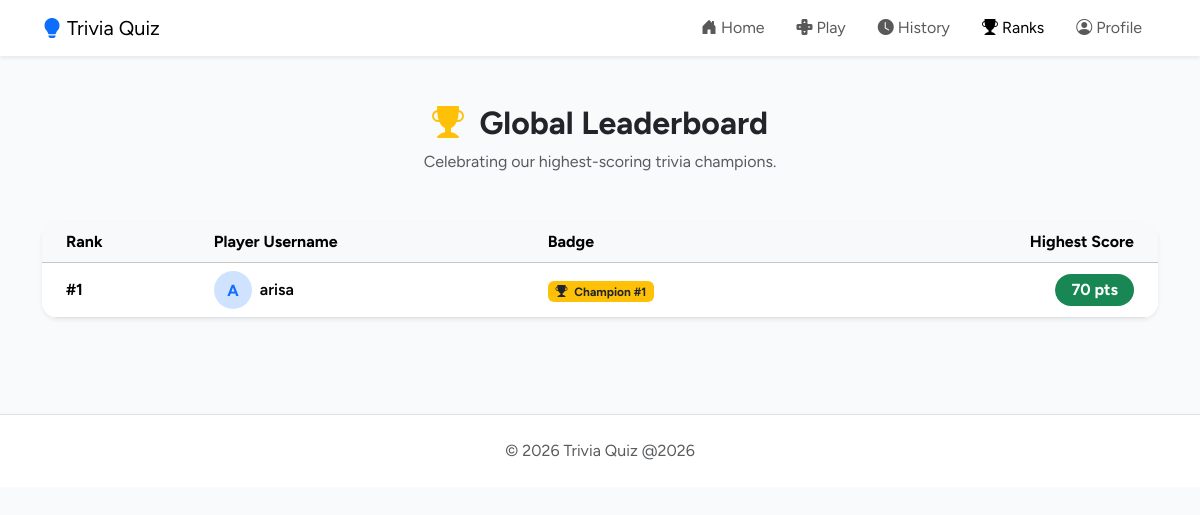
The page /leaderboard.php on the database its author committed.
### tables this page shows
CREATE TABLE `usertb` (
  `UserID` int(11) NOT NULL,
  `Username` varchar(50) NOT NULL,
  `Email` varchar(100) NOT NULL,
  `Password` varchar(255) NOT NULL,
  `CreatedAt` timestamp NOT NULL DEFAULT current_timestamp()
);

### leaderboard.php (the view)
<?php
include('includes/header.php');
$query = "SELECT u.UserID, u.Username, MAX(a.Score) AS HighestScore
          FROM attempts a
          JOIN usertb u ON a.UserID = u.UserID
          GROUP BY u.UserID, u.Username
          ORDER BY HighestScore DESC
          LIMIT 10";
$result = mysqli_query($connect, $query);
$leaderboard = [];
if ($result) {
    while ($row = mysqli_fetch_assoc($result)) {
        $leaderboard[] = $row;
    }
}
?>
<section class="container py-5" id="leaderboard">
    <div class="text-center mb-5" data-aos="fade-down">
        <h2 class="fw-bold mb-2"><i class="bi bi-trophy-fill text-warning me-2"></i> Global Leaderboard</h2>
        <p class="text-muted">Celebrating our highest-scoring trivia champions.</p>
    </div>
    <?php if (empty($leaderboard)): ?>
        <div class="card border-0 shadow-sm rounded-4 text-center p-5 my-4" data-aos="zoom-in">
            <div class="card-body">
                <i class="bi bi-trophy text-muted display-2 mb-3"></i>
                <h3 class="fw-bold">No Rankings Yet</h3>
                <p class="text-muted">Be the first player to complete a quiz and claim the #1 spot!</p>
                <a href="quiz.php" class="btn btn-primary btn-lg rounded-pill px-5 shadow-sm mt-2">
                    <i class="bi bi-controller me-1"></i> Play Quiz Now
                </a>
            </div>
        </div>
    <?php else: ?>
        <div class="card border-0 shadow-sm rounded-4 overflow-hidden" data-aos="fade-up">
            <div class="table-responsive">
                <table class="table table-hover align-middle mb-0">
                    <thead class="table-light">
                        <tr>
                            <th scope="col" class="ps-4">Rank</th>
                            <th scope="col">Player Username</th>
                            <th scope="col">Badge</th>
                            <th scope="col" class="text-end pe-4">Highest Score</th>
                        </tr>
                    </thead>
                    <tbody>
                        <?php foreach ($leaderboard as $index => $row): ?>
                            <?php $rank = $index + 1; ?>
                            <tr>
                                <td class="ps-4 fw-bold">#<?php echo $rank; ?></td>
                                <td>
                                    <div class="d-flex align-items-center">
                                        <div class="avatar-circle bg-primary-subtle text-primary fw-bold rounded-circle p-2 me-2 text-center" style="width: 38px; height: 38px;">
                                            <?php echo strtoupper(substr($row['Username'], 0, 1)); ?>
                                        </div>
                                        <span class="fw-semibold"><?php echo htmlspecialchars($row['Username']); ?></span>
                                    </div>
                                </td>
                                <td>
                                    <?php echo getRankBadge($rank); ?>
                                </td>
                                <td class="text-end pe-4">
                                    <span class="badge bg-success fs-6 px-3 py-2 rounded-pill">
                                        <?php echo $row['HighestScore']; ?> pts
                                    </span>
                                </td>
                            </tr>
                        <?php endforeach; ?>
                    </tbody>
                </table>
            </div>
        </div>
    <?php endif; ?>
</section>
<?php include('includes/footer.php'); ?>

### functions.php (shortened to what this page needs)
<?php
function getRankBadge($rank) {
    if ($rank === 1) {
        return '<span class="badge bg-warning text-dark"><i class="bi bi-trophy-fill me-1"></i> Champion #1</span>';
    } elseif ($rank === 2) {
        return '<span class="badge bg-secondary">2nd Place</span>';
    } elseif ($rank === 3) {
        return '<span class="badge text-white" style="background-color: #cd7f32;">3rd Place</span>';
    } else {
        return '<span class="badge bg-light text-dark border">Rank #' . $rank . '</span>';
    }
}
?>

### style.css (style rules this page uses)
* { font-family: 'Figtree', sans-serif; }
body { overflow-x: hidden; background-color: #f8fafc; }

### rows shown on the page
usertb: rank "1", Username "A", Username "arisa", HighestScore "70"
